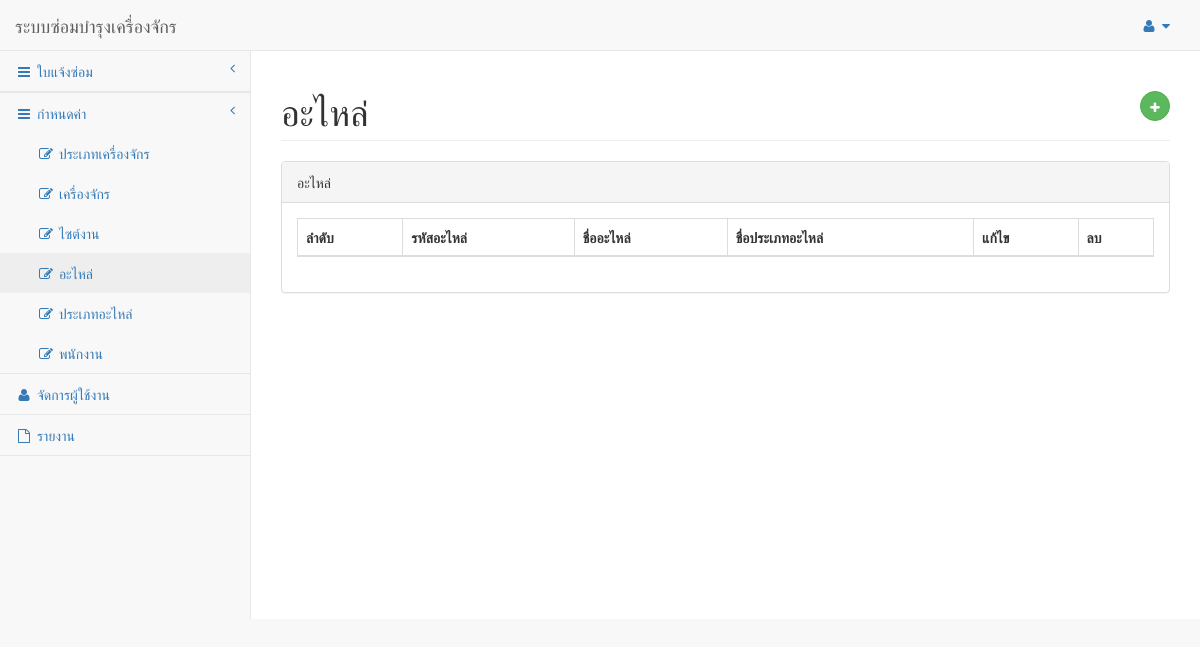
/MachineParts/ListMachineParts.php, run on an earlier commit of the app's database.
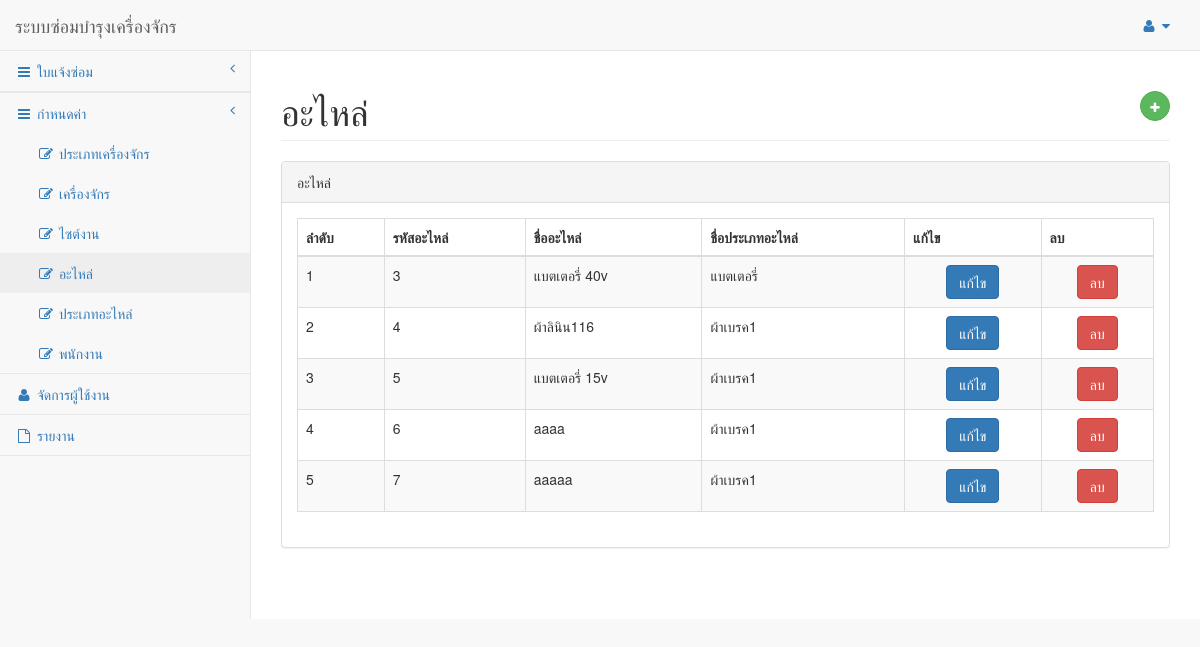
And on a later commit of the database.
### tables this page shows
CREATE TABLE `tmstmmachine_parts` (
  `XVMachinePartsCode` int(5) NOT NULL,
  `XVMachinePartsName` varchar(100) NOT NULL,
  `XVMachinePartsTypeCode` int(5) DEFAULT NULL
);

CREATE TABLE `tmstmmachine_parts_type` (
  `XVMachinePartsTypeCode` int(5) NOT NULL,
  `XVMachinePartsTypeName` varchar(100) NOT NULL
);

### MachineParts/ListMachineParts.php (the view, shortened to what this page needs)
<!DOCTYPE html>
<html lang="en">
<head>
    <link href="../vendor/bootstrap/css/bootstrap.min.css" rel="stylesheet">
    <link href="../vendor/metisMenu/metisMenu.min.css" rel="stylesheet">
    <link href="../vendor/datatables/css/dataTables.bootstrap.css" rel="stylesheet">
    <link href="../vendor/datatables-responsive/dataTables.responsive.css" rel="stylesheet">
    <link href="../dist/css/sb-admin-2.css" rel="stylesheet">
    <link href="../vendor/font-awesome/css/font-awesome.min.css" rel="stylesheet" type="text/css">
</head>
<body>
<?php include '../Template/templsidebar.php';?>
<div id="wrapper">
    <div id="page-wrapper">
        <div class="row">
            <div class="col-lg-12">
                <h1 class="page-header">อะไหล่<button type="button" class="btn btn-success btn-circle"
                        style="float: right;" data-toggle="modal" data-target="#insertModal"><i
                            class="fa fa-plus"></i></h1>
            </div>
        </div>
        <div class="row">
            <div class="col-lg-12">
                <div class="panel panel-default">
                    <div class="panel-heading">
                            อะไหล่
                    </div>
                    <div class="panel-body">
                        <table width="100%" class="table table-striped table-bordered table-hover" id="dataTables-example">
                                <thead>
                                    <tr>
                                        <th>ลำดับ</th>
                                        <th>รหัสอะไหล่</th>
                                        <th>ชื่ออะไหล่</th>
                                        <th>ชื่อประเภทอะไหล่</th>
                                        <th>แก้ไข</th>
                                        <th>ลบ</th>
                                    </tr>
                                </thead>
                                <tbody>
                                  <?php   include '../database/connect.php';
                                  $sql = "SELECT p.XVMachinePartsCode,p.XVMachinePartsName,p.XVMachinePartsTypeCode,pt.XVMachinePartsTypeName AS XVMPTN
                                  FROM tmstmmachine_parts p
                                  LEFT JOIN tmstmmachine_parts_type pt
                                  ON p.XVMachinePartsTypeCode = pt.XVMachinePartsTypeCode";
                                  $result = mysqli_query($connect,$sql) or die(mysqli_query($connect));
                                  $count = 1;
                                  while ($row=mysqli_fetch_array($result)){
                                  ?>
                                    <tr class="odd gradeA">
                                    <td><?php echo $count;?></td>
                                    <td><?php echo $row["XVMachinePartsCode"];?></td>
                                    <td><?php echo $row["XVMachinePartsName"];?></td>
                                    <td><?php if($row['XVMachinePartsTypeCode']==NULL){echo "ไม่สามารถระบุประเภทได้";}else {echo $row["XVMPTN"];}?></td>
                                    <td align="center"><input class='btn btn-primary editbtn' type='button' value='แก้ไข'></td>
                                    <td align="center"><input class='btn btn-danger deletebtn' type='button' value='ลบ'></td>
                                    </tr>
                                    <?php $count++;}
                                    ?>
                                </tbody>
                            </table>
                        </div>
                    </div>
                </div>
            </div>
        </div>
    </div>
</body>
</html>

What changed in the data, as far as the page shows it:
added tmstmmachine_parts: XVMachinePartsCode "3", XVMachinePartsName "แบตเตอรี่ 40v", XVMachinePartsTypeCode.XVMachinePartsTypeName "แบตเตอรี่"
added tmstmmachine_parts: XVMachinePartsCode "4", XVMachinePartsName "ผ้าลินิน116", XVMachinePartsTypeCode.XVMachinePartsTypeName "ผ้าเบรค1"
added tmstmmachine_parts: XVMachinePartsCode "5", XVMachinePartsName "แบตเตอรี่ 15v", XVMachinePartsTypeCode.XVMachinePartsTypeName "ผ้าเบรค1"
added tmstmmachine_parts: XVMachinePartsCode "6", XVMachinePartsName "aaaa", XVMachinePartsTypeCode.XVMachinePartsTypeName "ผ้าเบรค1"
added tmstmmachine_parts: XVMachinePartsCode "7", XVMachinePartsName "aaaaa", XVMachinePartsTypeCode.XVMachinePartsTypeName "ผ้าเบรค1"
